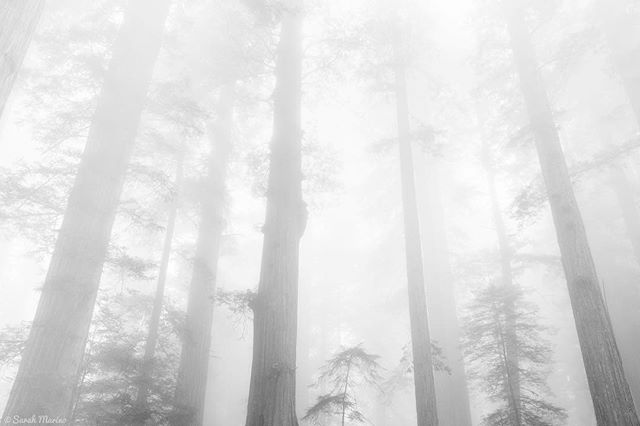
#> input picture Lectures/Lec02/lec02_images (1)/images/trees_gray.png, 640 x 426 px, found by its file name
$ jupyter execute --allow-errors ex5_stretch_img.ipynb
#> lines starting #> are read from the running program, lines starting #| are printed output that depends on the picture; after the words box and inside, x2 and y2 are one past the last pixel; in counts of white or black regions, pixels touching at a corner belong together
[cell 1]
"""
Author:   Chuck Stewart
Course:   CSCI 4270 and 6270
Lecture:  02
File:     ex5_stretch_img.ipynb

Purpose: Linearly stretch the gray scale intensities of an input image
based on the cutoff fraction, f, provided on the command-line.  First
we find the maximum intensity --- call it g0 --- such that f of the
pixels have intensity less than or equal to g0.  Then we find the
minimum intensity --- call it g1 --- such that f of the pixels in
the image have intensity greater than or equal to g1.  Then we map the
intensities as follows:

  . All intensities <= g0 are mapped to 0
  . All intensitiess >= g1 are mapped to 255
  . Intensities from g0 to g1 are linearly stretched into the range
    [0,255]

NumPy:  This demonstrates the use of NumPy histograms, cumulative
distributions, the where function, indexing with a boolean array, and
image arithmetic.
"""

import cv2
import numpy as np
from matplotlib import pyplot as plt

[cell 2]
"""
Read the image, converting it to grayscale (or preserving it as grayscale).
"""
image_fn = "/Users/stewart/Dropbox/cv_2024_spring/lec02_images/images/trees_gray.png"
im = cv2.imread(image_fn, cv2.IMREAD_GRAYSCALE)
#> im is the input picture: shape (426, 640); min 80, max 255, mean 220.4
print(f'Image name: {image_fn}\nImage shape: {im.shape}')
#| Image name: /Users/stewart/Dropbox/cv_2024_spring/lec02_images/images/trees_gray.png
#| Image shape: (426, 640)

[cell 3]
'''
Set the cutoff fraction. It should be between 0 and 0.5, but generally pretty close to 0.
'''
f = 0.05

[cell 4]
'''
The first half of the real work: Form the histogram, convert it to
cumulative distribution, and find the g0 and g1 cutoffs. We do this
all in 6 lines of NumPy code!
'''
hist, bins = np.histogram(im, bins=256, range=(0, 255))  # Use NumPy's histogram rather than OpenCV
#> hist = 256 values, max 8928 at index 237, min 0 at index 0, mean 1065; bins = 257 values from 0 to 255
cum_dist = np.cumsum(hist) / np.sum(hist)
#> cum_dist = 256 values from 0 to 1
below_cutoff = np.where(cum_dist <= f)[0]
#> below_cutoff = 158 values from 0 to 157
g0 = below_cutoff[-1]
#> g0 = 157
above_cutoff = np.where(cum_dist >= 1-f)[0]
#> above_cutoff = [249, 250, 251, 252, 253, 254, 255]
g1 = above_cutoff[0]
#> g1 = 249
print(f'Using a cutoff fraction of {f}\n' +
      f'gives g0 = {g0}\n' +
      f'and g1 = {g1}')
#| Using a cutoff fraction of 0.05
#| gives g0 = 157
#| and g1 = 249

[cell 5]
'''
Run this cell when you want to see the details of the histogram and the cumulative distribution.
'''
print("Histogram")
for i, v in enumerate(hist):
    print(f'\t{i:3d}: {v:5d}')
#> this loop made 256 passes
#| 	  0:     0
#| 	  1:     0
#| 	  2:     0
#| 	  3:     0
#| 	  4:     0
#| 	  5:     0
#| 	  6:     0
#| 	  7:     0
#> (further printed lines are left out)
print()
print("Cumulative distribution")
#> (the rest of this cell did not finish here and is left out)

[cell 6]
'''
Here is the second half of the real work:  compute the scaled
image by truncating values below g0 at g0, truncating values above
g1 at g1, and linearly scaling the result into the range 0..255.
The procedure is slightly different from what was described in the
introductory comments, but the result is the same.
'''
im_scaled = im.copy()    # requires a deep copy
im_scaled[im_scaled < g0] = g0
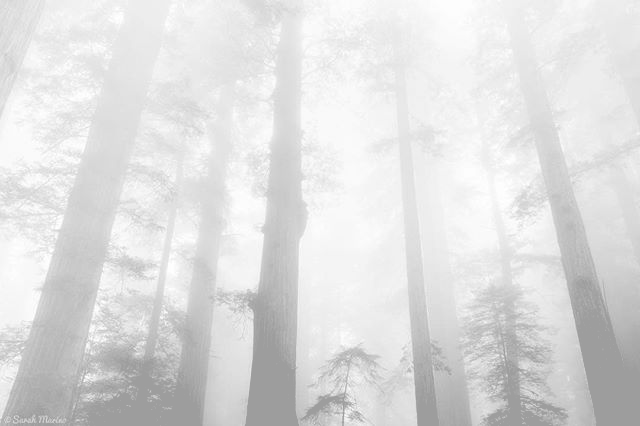
#> im_scaled: shape (426, 640); 4.78% of pixels changed, all inside (x1, y1, x2, y2) = (15, 281, 640, 426)
im_scaled[im_scaled > g1] = g1
#> im_scaled: shape (426, 640); 3.14% of pixels changed, all inside (x1, y1, x2, y2) = (0, 0, 569, 416)
im_scaled = (im_scaled - g0) / (g1 - g0) * 255
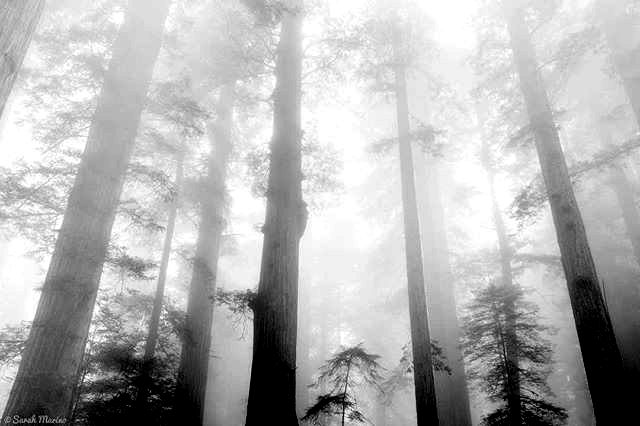
#> im_scaled: shape (426, 640) float64; min 0, max 255, mean 178.2
im_scaled = im_scaled.astype(im.dtype)

[cell 7]
'''
Show the two images side-by-side.  vmin and vmax are set so that
imshow does not automatically scale the images.
'''
plt.gray()
fig, axes = plt.subplots(1, 2, figsize=(15, 15))
axes[0].imshow(im, vmin=0, vmax=255)
axes[0].axis('off')
axes[0].set_title('Original image i')

axes[1].imshow(im_scaled, vmin=0, vmax=255)
axes[1].axis('off')
axes[1].set_title('Scaled image j')

plt.show()
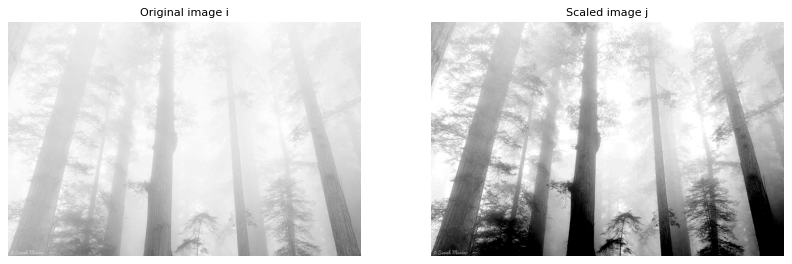
#> figure drawn by matplotlib, 2 panels
